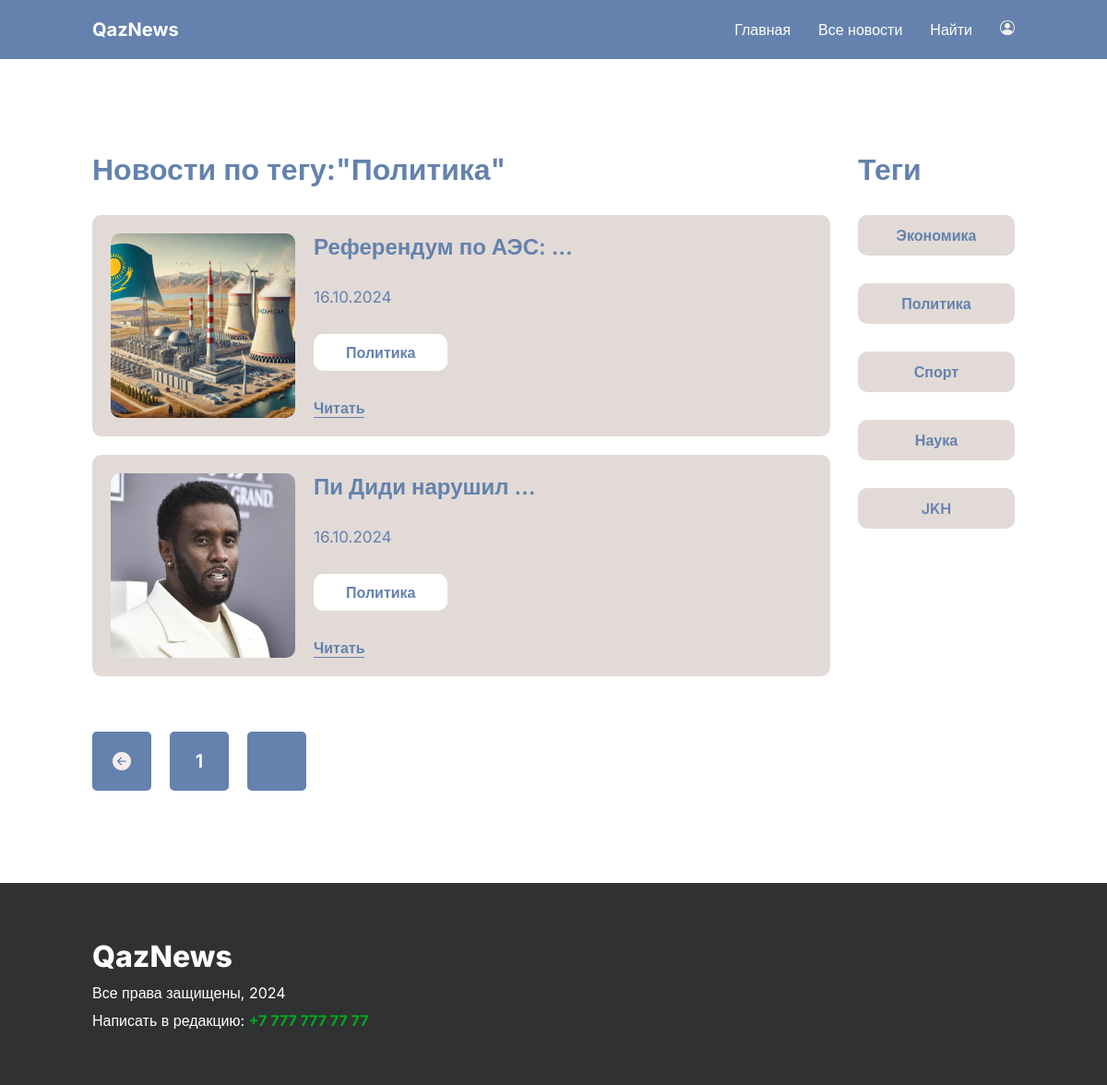
Screenshot of /news/tag/politika/ with the database file from the repository.
### core_app/models.py (models this page shows, shortened)
class Tag(models.Model):
    name = models.CharField("Название тега", max_length=100)
    slug = models.SlugField(unique=True, editable=False, blank=True)
    class Meta:
        verbose_name = "Тег"
        verbose_name_plural = "Теги"

class Post(models.Model):
    title = models.CharField("Название поста", max_length=150)
    tag = models.ForeignKey(Tag, on_delete=models.CASCADE, verbose_name="Тег")
    description = models.TextField("Описание поста")
    image = models.ImageField("Фото", upload_to="news/images/")
    created_at = models.DateTimeField("Дата и время публикации", default=datetime.now)
    class Meta:
        verbose_name = "Новость"
        verbose_name_plural = "Новости"

### core_app/views.py (the view)
# urls.py: path('news/tag/<slug:slug>/', views.tags_news_page, name='tags_news_page'),
def tags_news_page(request, slug):
    tag = get_object_or_404(Tag, slug=slug)
    post_list = Post.objects.filter(tag=tag)
    paginator = Paginator(post_list, 5)
    page_number = request.GET.get('page')
    posts = paginator.get_page(page_number)
    tags = Tag.objects.all()
    context = {
        'tag': tag,
        'posts': posts,
        'tags': tags
    }
    return render(request, "./client/tags-news.html", context)

### core_app/templates/client/tags-news.html (shortened to what this page needs)
{% extends 'base.html' %}
{% load static %}
{% block content %}
    <section class="page-block">
        <div class="container page-block__row">
            <div class="page-block__item">
                <h1 class="title">Новости по тегу:"{{ tag.name }}"</h1>
                <div class="news-list">
                    {% for post in posts %}
                    <div class="news-card">
                        <img src="{{ post.image.url }}" alt="{{post.title}}" class="news-card__image">
                        <div class="news-card__content">
                            <h3 class="news-card__title">{{post.title|truncatewords:3}}</h3>
                            <span class="news-card__date">{{post.created_at|date:"d.m.Y"}}</span>
                            <a href="{% url 'tags_news_page' slug=post.tag.slug %}" class="news-card__tag">{{post.tag.name}}</a>
                            <a href="{% url 'news_detail_page' pk=post.pk %}" class="news-card__link">Читать</a>
                        </div>
                    </div>
                     {% endfor %}
                    </div>
                </div>
                <div class="page-block__item">
                    <h2 class="title">Теги</h2>
                    <ul class="tags-nav">
                        {% for t in tags %}
                            <li class="tags-nav__item">
                                <a href="{% url 'tags_news_page' slug=t.slug %}" class="tags-nav__link">{{ t.name }}</a>
                            </li>
                        {% endfor %}
                    </ul>
                </div>
               <div class="paginations">
                <ul class="pagination-nav">
                    {% if posts.has_previous %}
                    <li class="pogination-nav__item">
                        <a href="?page={{ posts.previous_page_number }}" class="pagination-nav__link">
                            <img src="{% static './images/pagination/left-white.svg'%}" alt="left">
                        </a>
                    </li>
                    {% else %}
                    <li class="pagination-nav__item">
                        <a href="#" class="pagination-nav__link active">
                            <img src="{% static './images/pagination/left-white.svg'%}" alt="left">
                        </a>
                    </li>
                    {% endif %}
                    {% for i in posts.paginator.page_range %}
                    <li class="pagination-nav__item ">
                        {% if posts.number == i %}
                        <a href="#" class="pagination-nav__link active">
                           {{ i }}
                        </a>
                        {% else %}
                        <a href="%?page={{ i }}" class="pagination-nav__link">
                            {{ i }}
                        </a>
                        {% endif %}
                    </li>
                    {% endfor %}
                    {% if posts.has_next %}
                    <li class="pagination-nav__item">
                        <a href="#" class="pagination-nav__link">
                            <img src="./images/pagination/right-dark.svg" alt="right">
                        </a>
                    </li>
                    {% else %}
                    <li class="pagination-nav__item">
                        <a href="#" class="pagination-nav__link active">
                            <img src="{% static './images/pagination/right-dark.svg'%}" alt="right">
                        </a>
                    </li>
                    {% endif %}
                </ul>
               </div>
            </div>
    </section>
    {% endblock %}

### core_app/static/css/style.css (style rules this page uses)
* { padding: 0; margin: 0; font-family: "Inter", sans-serif; }
:root { --primary: #6482AD; --light: #ffffff; --secondary: #E2DAD6; --dark: #2F3133; --success: #00AB1B; --danger: #DF5753; }
.container { margin-left: 100px; margin-right: 100px; }
.title { font-size: 32px; font-weight: 600; color: var(--primary); }
.page-block { padding: 100px 0; background-color: var(--light); }
.page-block__item .title { margin-bottom: 30px; }
.page-block__row { display: grid; grid-template-columns: 800px auto; gap: 30px; }
.news-card { background-color: var(--secondary); padding: 20px; display: grid; grid-template-columns: 200px auto; gap: 20px; border-radius: 10px; }
.news-card__image { width: 200px; height: 200px; border-radius: 10px; object-fit: cover; }
.news-card__content { display: flex; flex-direction: column; align-items: flex-start; justify-content: space-between; }
.news-card__title { color: var(--primary); font-size: 24px; font-weight: 600; width: 80%; }
.news-card__date { font-size: 17px; font-weight: 400; color: var(--primary); display: block; }
.news-card__tag { background-color: var(--light); color: var(--primary); font-weight: 600; text-decoration: none; padding: 10px 35px; border-radius: 10px; display: inline-block; }
.news-card__link { text-decoration: none; color: var(--primary); font-weight: 600; border-bottom: 1.5px solid var(--primary); }
.news-list { display: flex; flex-direction: column; gap: 20px; margin-bottom: 30px; }
.pagination-nav { display: flex; gap: 20px; }
.pagination-nav__item { list-style: none; }
.pagination-nav__link { width: 24px; height: 24px; text-decoration: none; background-color: var(--secondary); padding: 20px; border-radius: 5px; display: flex; align-items: center; justify-content: center; font-size: 20px; font-weight: 600; color: var(--primary); }
.active { cursor: not-allowed; color: var(--light); background-color: var(--primary); }
.tags-nav { display: flex; flex-direction: column; gap: 30px; }
.tags-nav__item { list-style: none; }
.tags-nav__link { text-decoration: none; font-weight: 600; color: var(--primary); display: block; text-align: center; background-color: var(--secondary); border-radius: 10px; padding: 12px; }

### rows the page displays
Tag: name "Политика"
Post: image (picture), title "Референдум по АЭС: …", created_at "16.10.2024", tag.name "Политика"
Post: image (picture), title "Пи Диди нарушил …", created_at "16.10.2024", tag.name "Политика"
Tag: name "Экономика"
Tag: name "Спорт"
Tag: name "Наука"
Tag: name "JKH"

### other values shown
{{ i }} "1"
